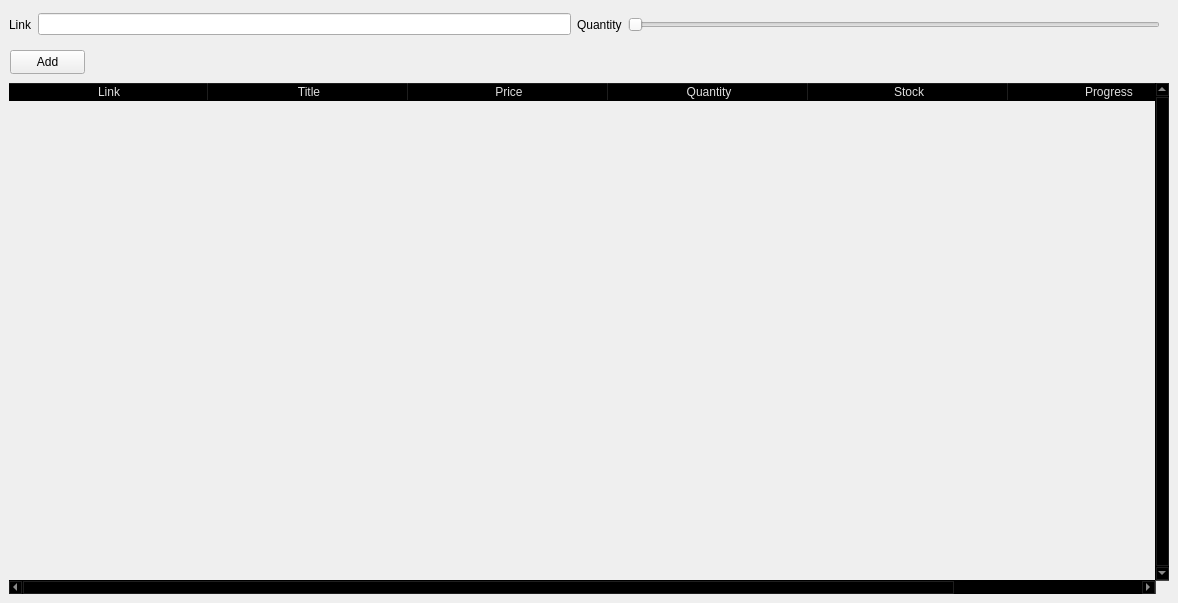
                     <widget class="QWidget" name="shop">
                      <widget class="QTableWidget" name="tableWidget_2">
                       <property name="geometry">
                        <rect>
                         <x>9</x>
                         <y>83</y>
                         <width>1160</width>
                         <height>511</height>
                        </rect>
                       </property>
                       <property name="sizePolicy">
                        <sizepolicy hsizetype="Expanding" vsizetype="Expanding">
                         <horstretch>0</horstretch>
                         <verstretch>0</verstretch>
                        </sizepolicy>
                       </property>
                       <property name="minimumSize">
                        <size>
                         <width>1156</width>
                         <height>0</height>
                        </size>
                       </property>
                       <property name="palette">
                        <palette>
                         <active>
                          <colorrole role="WindowText">
                           <brush brushstyle="SolidPattern">
                            <color alpha="255">
                             <red>221</red>
                             <green>221</green>
                             <blue>221</blue>
                            </color>
                           </brush>
                          </colorrole>
                          <colorrole role="Button">
                           <brush brushstyle="SolidPattern">
                            <color alpha="0">
                             <red>0</red>
                             <green>0</green>
                             <blue>0</blue>
                            </color>
                           </brush>
                          </colorrole>
                          <colorrole role="Text">
                           <brush brushstyle="SolidPattern">
                            <color alpha="255">
                             <red>221</red>
                             <green>221</green>
                             <blue>221</blue>
                            </color>
                           </brush>
                          </colorrole>
                          <colorrole role="ButtonText">
                           <brush brushstyle="SolidPattern">
                            <color alpha="255">
                             <red>221</red>
                             <green>221</green>
                             <blue>221</blue>
                            </color>
                           </brush>
                          </colorrole>
                          <colorrole role="Base">
                           <brush brushstyle="NoBrush">
                            <color alpha="255">
                             <red>0</red>
                             <green>0</green>
                             <blue>0</blue>
                            </color>
                           </brush>
                          </colorrole>
                          <colorrole role="Window">
                           <brush brushstyle="SolidPattern">
                            <color alpha="0">
                             <red>0</red>
                             <green>0</green>
                             <blue>0</blue>
                            </color>
                           </brush>
                          </colorrole>
                          <colorrole role="PlaceholderText">
                           <brush brushstyle="SolidPattern">
                            <color alpha="255">
                             <red>221</red>
                             <green>221</green>
                             <blue>221</blue>
                            </color>
                           </brush>
                          </colorrole>
                         </active>
                         <inactive>
                          <colorrole role="WindowText">
                           <brush brushstyle="SolidPattern">
                            <color alpha="255">
                             <red>221</red>
                             <green>221</green>
                             <blue>221</blue>
                            </color>
                           </brush>
                          </colorrole>
                          <colorrole role="Button">
                           <brush brushstyle="SolidPattern">
                            <color alpha="0">
                             <red>0</red>
                             <green>0</green>
                             <blue>0</blue>
                            </color>
                           </brush>
                          </colorrole>
                          <colorrole role="Text">
                           <brush brushstyle="SolidPattern">
                            <color alpha="255">
                             <red>221</red>
                             <green>221</green>
                             <blue>221</blue>
                            </color>
                           </brush>
                          </colorrole>
                          <colorrole role="ButtonText">
                           <brush brushstyle="SolidPattern">
                            <color alpha="255">
                             <red>221</red>
                             <green>221</green>
                             <blue>221</blue>
                            </color>
                           </brush>
                          </colorrole>
                          <colorrole role="Base">
                           <brush brushstyle="NoBrush">
                            <color alpha="255">
                             <red>0</red>
                             <green>0</green>
                             <blue>0</blue>
                            </color>
                           </brush>
                          </colorrole>
                          <colorrole role="Window">
                           <brush brushstyle="SolidPattern">
                            <color alpha="0">
                             <red>0</red>
                             <green>0</green>
                             <blue>0</blue>
                            </color>
                           </brush>
                          </colorrole>
                          <colorrole role="PlaceholderText">
                           <brush brushstyle="SolidPattern">
                            <color alpha="255">
                             <red>221</red>
                             <green>221</green>
                             <blue>221</blue>
                            </color>
                           </brush>
                          </colorrole>
                         </inactive>
                         <disabled>
                          <colorrole role="WindowText">
                           <brush brushstyle="SolidPattern">
                            <color alpha="255">
                             <red>221</red>
                             <green>221</green>
                             <blue>221</blue>
                            </color>
                           </brush>
                          </colorrole>
                          <colorrole role="Button">
                           <brush brushstyle="SolidPattern">
                            <color alpha="0">
                             <red>0</red>
                             <green>0</green>
                             <blue>0</blue>
                            </color>
                           </brush>
                          </colorrole>
                          <colorrole role="Text">
                           <brush brushstyle="SolidPattern">
                            <color alpha="255">
                             <red>221</red>
                             <green>221</green>
                             <blue>221</blue>
                            </color>
                           </brush>
                          </colorrole>
                          <colorrole role="ButtonText">
                           <brush brushstyle="SolidPattern">
                            <color alpha="255">
                             <red>221</red>
                             <green>221</green>
                             <blue>221</blue>
                            </color>
                           </brush>
                          </colorrole>
                          <colorrole role="Base">
                           <brush brushstyle="NoBrush">
                            <color alpha="255">
                             <red>0</red>
                             <green>0</green>
                             <blue>0</blue>
                            </color>
                           </brush>
                          </colorrole>
                          <colorrole role="Window">
                           <brush brushstyle="SolidPattern">
                            <color alpha="0">
                             <red>0</red>
                             <green>0</green>
                             <blue>0</blue>
                            </color>
                           </brush>
                          </colorrole>
                          <colorrole role="PlaceholderText">
                           <brush brushstyle="SolidPattern">
                            <color alpha="255">
                             <red>221</red>
                             <green>221</green>
                             <blue>221</blue>
                            </color>
                           </brush>
                          </colorrole>
                         </disabled>
                        </palette>
                       </property>
                       <property name="frameShape">
                        <enum>QFrame::NoFrame</enum>
                       </property>
                       <property name="verticalScrollBarPolicy">
                        <enum>Qt::ScrollBarAlwaysOn</enum>
                       </property>
                       <property name="sizeAdjustPolicy">
                        <enum>QAbstractScrollArea::AdjustToContents</enum>
                       </property>
                       <property name="editTriggers">
                        <set>QAbstractItemView::NoEditTriggers</set>
                       </property>
                       <property name="selectionMode">
                        <enum>QAbstractItemView::SingleSelection</enum>
                       </property>
                       <property name="selectionBehavior">
                        <enum>QAbstractItemView::SelectRows</enum>
                       </property>
                       <property name="showGrid">
                        <bool>true</bool>
                       </property>
                       <property name="gridStyle">
                        <enum>Qt::SolidLine</enum>
                       </property>
                       <property name="sortingEnabled">
                        <bool>false</bool>
                       </property>
                       <attribute name="horizontalHeaderVisible">
                        <bool>true</bool>
                       </attribute>
                       <attribute name="horizontalHeaderCascadingSectionResizes">
                        <bool>true</bool>
                       </attribute>
                       <attribute name="horizontalHeaderDefaultSectionSize">
                        <number>200</number>
                       </attribute>
                       <attribute name="horizontalHeaderStretchLastSection">
                        <bool>true</bool>
                       </attribute>
                       <attribute name="verticalHeaderVisible">
                        <bool>false</bool>
                       </attribute>
                       <attribute name="verticalHeaderCascadingSectionResizes">
                        <bool>false</bool>
                       </attribute>
                       <attribute name="verticalHeaderHighlightSections">
                        <bool>false</bool>
                       </attribute>
                       <attribute name="verticalHeaderStretchLastSection">
                        <bool>true</bool>
                       </attribute>
                       <row>
                        <property name="text">
                         <string>New Row</string>
                        </property>
                       </row>
                       <row>
                        <property name="text">
                         <string>New Row</string>
                        </property>
                       </row>
                       <row>
                        <property name="text">
                         <string>New Row</string>
                        </property>
                       </row>
                       <row>
                        <property name="text">
                         <string>New Row</string>
                        </property>
                       </row>
                       <row>
                        <property name="text">
                         <string>New Row</string>
                        </property>
                       </row>
                       <row>
                        <property name="text">
                         <string>New Row</string>
                        </property>
                       </row>
                       <row>
                        <property name="text">
                         <string>New Row</string>
                        </property>
                       </row>
                       <row>
                        <property name="text">
                         <string>New Row</string>
                        </property>
                       </row>
                       <row>
                        <property name="text">
                         <string>New Row</string>
                        </property>
                       </row>
                       <row>
                        <property name="text">
                         <string>New Row</string>
                        </property>
                       </row>
                       <row>
                        <property name="text">
                         <string>New Row</string>
                        </property>
                       </row>
                       <row>
                        <property name="text">
                         <string>New Row</string>
                        </property>
                       </row>
                       <row>
                        <property name="text">
                         <string>New Row</string>
                        </property>
                       </row>
                       <row>
                        <property name="text">
                         <string>New Row</string>
                        </property>
                       </row>
                       <row>
                        <property name="text">
                         <string>New Row</string>
                        </property>
                       </row>
                       <column>
                        <property name="text">
                         <string>Link</string>
                        </property>
                       </column>
                       <column>
                        <property name="text">
                         <string>Title</string>
                        </property>
                       </column>
                       <column>
                        <property name="text">
                         <string>Price</string>
                        </property>
                       </column>
                       <column>
                        <property name="text">
                         <string>Quantity</string>
                        </property>
                       </column>
                       <column>
                        <property name="text">
                         <string>Stock</string>
                        </property>
                       </column>
                       <column>
                        <property name="text">
                         <string>Progress</string>
                        </property>
                       </column>
                      </widget>
                      <widget class="QPushButton" name="pushButton_2">
                       <property name="geometry">
                        <rect>
                         <x>10</x>
                         <y>50</y>
                         <width>75</width>
                         <height>24</height>
                        </rect>
                       </property>
                       <property name="autoFillBackground">
                        <bool>false</bool>
                       </property>
                       <property name="text">
                        <string>Add</string>
                       </property>
                      </widget>
                      <widget class="QWidget" name="">
                       <property name="geometry">
                        <rect>
                         <x>9</x>
                         <y>9</y>
                         <width>1151</width>
                         <height>31</height>
                        </rect>
                       </property>
                       <layout class="QHBoxLayout" name="horizontalLayout_7">
                        <item>
                         <widget class="QLabel" name="label_7">
                          <property name="text">
                           <string>Link</string>
                          </property>
                         </widget>
                        </item>
                        <item>
                         <widget class="QLineEdit" name="lineEdit_5"/>
                        </item>
                        <item>
                         <widget class="QLabel" name="label_8">
                          <property name="text">
                           <string>Quantity</string>
                          </property>
                         </widget>
                        </item>
                        <item>
                         <widget class="QSlider" name="horizontalSlider_2">
                          <property name="styleSheet">
                           <string notr="true"/>
                          </property>
                          <property name="orientation">
                           <enum>Qt::Horizontal</enum>
                          </property>
                         </widget>
                        </item>
                       </layout>
                      </widget>
                     </widget>
